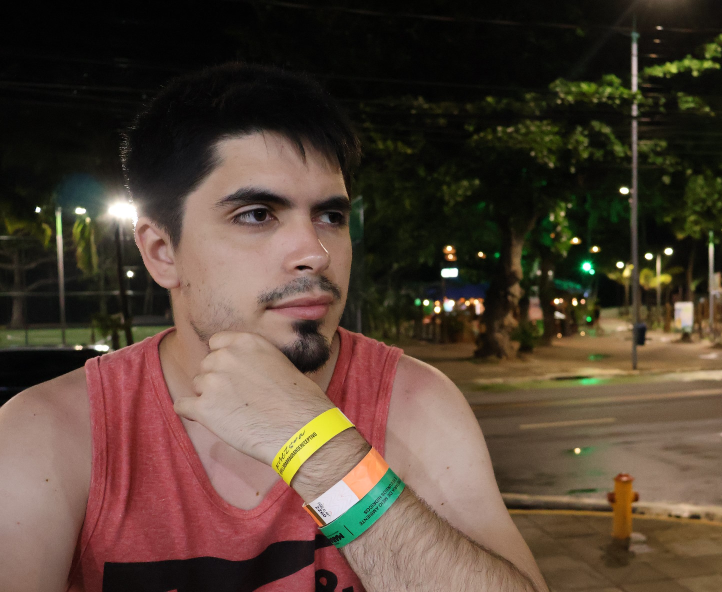
#> input picture ejercicioIntegrador2/sample4.jpg, 1444 x 1184 px (shown at 1/2 size)
$ jupyter execute ejercicioIntegrador2_Entregable.ipynb   (shell and % lines are left out)
#> lines starting #> are read from the running program, lines starting #| are printed output that depends on the picture
<a href="https://colab.research.google.com/github/gimb99/gbgTPDI/blob/develop/ejercicioIntegrador2/ejercicioIntegrador2_Entregable.ipynb" target="_parent"></a>

[cell 1]
# Instalar la versión CORRECTA de OpenCV y luego importar

# Desinstalar primero para evitar conflictos (el -y evita la pregunta de confirmación)

# Instalar la versión que incluye los módulos contrib

# --- IMPORTANTE ---
# Después de ejecutar esta celda, DEBES REINICIAR EL ENTORNO DE EJECUCIÓN.
# En Colab: Ve a "Entorno de ejecución" -> "Reiniciar entorno de ejecución..."
# Luego, vuelve a ejecutar todas las celdas desde el principio.
# ------------------

# Laboratorio Integrador: Detección de Rostros y Puntos Faciales Clave (Landmarks)

**Objetivo:** En esta práctica integradora, aplicaremos y conectaremos dos técnicas importantes de Visión por Computadora que hemos visto:

1.  **Detección de Rostros:** Utilizaremos el método de Haar Cascades para encontrar la ubicación de múltiples caras dentro de una imagen.
2.  **Detección de Landmarks Faciales:** Una vez localizadas las caras, aplicaremos un modelo más avanzado (LBF) para identificar 68 puntos clave específicos en cada rostro (ojos, cejas, nariz, boca, mandíbula).

**Contexto:** Estas técnicas son fundamentales en muchas aplicaciones, desde filtros de redes sociales y sistemas de reconocimiento facial hasta análisis de expresiones o detección de somnolencia en conductores.

**Imagen de Trabajo:** Usaremos una imagen obtenida en unas vacacioens a Maceió con mi pareja. Nada fuera de lo comun pero nos aporta claridad

**¡Manos a la obra!**

## Sección 0: Configuración del Entorno

Antes de comenzar, necesitamos asegurarnos de tener las librerías adecuadas y descargar los archivos necesarios (imagen, modelos pre-entrenados).

### 0.1 Instalación e Importación de Librerías

*   **`opencv-python` (`cv2`):** Librería esencial para visión por computadora.
*   **`opencv-contrib-python`:** Contiene módulos extra de OpenCV, incluyendo `cv2.face` que usaremos para los landmarks. A menudo, instalar este paquete reemplaza o incluye `opencv-python`.
*   **`matplotlib.pyplot` (`plt`):** Para visualizar imágenes dentro del cuaderno.
*   **`numpy` (`np`):** Para manejo eficiente de arrays (las imágenes son arrays).

[cell 2]
# Instalar librerías (si es necesario) y luego importar
# Usamos %%capture para ocultar la salida detallada de la instalación.
#%%capture
#!pip uninstall opencv-python -y # Desinstalar versión base si existe
#!pip install matplotlib opencv-contrib-python # Instalar versión con módulos extra

import cv2
import numpy as np
import matplotlib.pyplot as plt

print("Librerías importadas.")

### 0.2 Descarga de Recursos

Descargaremos:

1.  **Imagen:** `sample4.jpg`.
2.  **Clasificador Haar:** `haarcascade_frontalface_default.xml`. Lo descargaremos directamente del repositorio oficial de OpenCV en GitHub. Este archivo contiene los patrones Haar pre-calculados para detectar rostros frontales.
3.  **Modelo de Landmarks LBF:** `lbfmodel.yaml`. Este es un modelo pre-entrenado específico para el algoritmo LBF (Local Binary Features) de detección de landmarks. (Usaremos el enlace del cuaderno original, ya que es una fuente común para este archivo específico). *Nota: Este archivo es grande (~70Mb) y puede tardar un poco.*

[cell 3]
# Descargar archivos necesarios

# Descargar clasificador Haar desde el repositorio oficial de OpenCV
print("Clasificador Haar descargado.\n")

# Descargar modelo de landmarks LBF (puede tardar)
# Usamos %%capture para ocultar la salida si es muy larga
#%%capture
print("Modelo LBF para landmarks descargado. \n")
print("¡Recursos listos! \n")

### 0.3 Carga Inicial de la Imagen

Cargamos la imagen descargada usando `cv2.imread`.

[cell 4]
# Cargar la imagen original
idImagen = "sample4.jpg"
imgCrudo = cv2.imread(idImagen)
#> imgCrudo is the input picture: shape (1184, 1444, 3); mean B, G, R 53, 65.8, 83.2

if imgCrudo is None:
  print("Error al cargar la imagen ", idImagen ,". Verifica la ruta.")
else:
  print("Imagen original cargada (formato BGR). Dimensiones:", imgCrudo.shape)
#| Imagen original cargada (formato BGR). Dimensiones: (1184, 1444, 3)

## Sección 1: Detección de Rostros con Haar Cascades

**Concepto:** Las Haar Cascades son un método rápido basado en características visuales simples (diferencias de intensidad en patrones tipo Haar) para detectar objetos, en este caso, rostros. El clasificador (`.xml`) contiene una "cascada" de filtros: la imagen pasa por filtros cada vez más específicos, y si falla en uno temprano, se descarta rápidamente, haciendo el proceso eficiente. Funciona mejor en escala de grises.

### 1.1 **Ejercicio 1:** Convertir la Imagen a RGB

OpenCV carga en BGR. Para mostrar con Matplotlib, la convertimos a RGB.

[cell 5]
img = cv2.cvtColor(imgCrudo, cv2.COLOR_BGR2RGB)
plt.axis("off")
plt.imshow(img)

### 1.2 **Ejercicio 2:** Convertir la Imagen a Escala de Grises

El detector Haar necesita la imagen en escala de grises.

[cell 6]
img_gray = cv2.cvtColor(img, cv2.COLOR_BGR2GRAY)
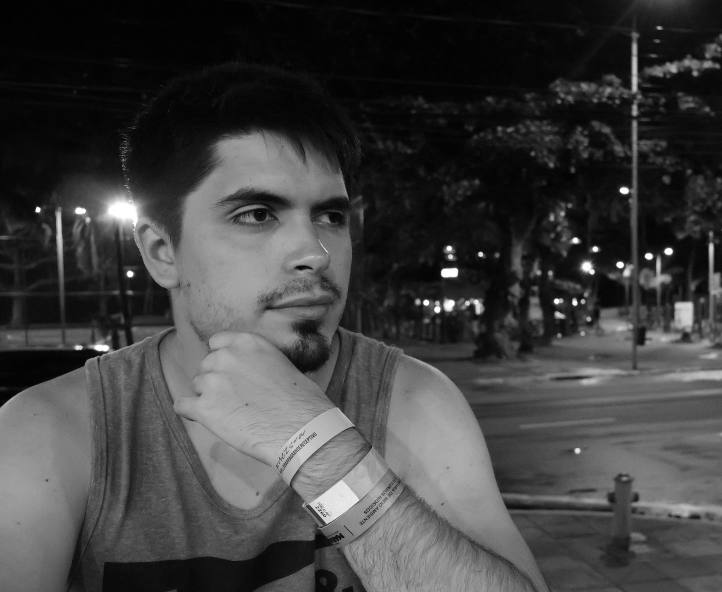
#> img_gray: shape (1184, 1444) (shown at 1/2 size); min 0, max 255, mean 63.9

plt.axis("off")
plt.imshow(img_gray, cmap="gray")

### 1.3 **Ejercicio 3:** Cargar Clasificador y Detectar Rostros

Cargamos el archivo `.xml` y usamos el método `detectMultiScale` sobre la imagen gris. Este método busca caras en diferentes tamaños y devuelve una lista de rectángulos `(x, y, ancho, alto)` por cada cara encontrada.

#### Obtenemos las cascadas de cara detectables

El uso de "cascada" en algoritmos de clasificación (AdaBoost) es un paso pre-existente en la construcción cuando trabajamos con caracteristicas de Haar

En el primer paso, se verifican ciertas caracteristicas. Si el clasificador produce una baja probabilidad de que haya un rostro, el recorte se descarta inmediatamente, evitando malgastar tiempo en regiones de la imagen sin rostro.

Esto es fundamental, ya que típicamente una imagen tendrá muy pocos recortes con presencia de rostros y gastar computo en descartarlos volvería al algoritmo muy lento.

En el caso en que el primer paso produzca una probabilidad buena, se pasa al siguiente clasificador, que, nuevamente, tiene poder de veto sobre el recorte.

[cell 7]
face_cascade = cv2.CascadeClassifier("haarcascade_frontalface_default.xml")
# Aplicamos el detector a la imagen
faces = face_cascade.detectMultiScale(img_gray)
#> faces = [[1190, 138, 84, 84], [348, 258, 468, 468]]

[cell 8]
# Obtenemos una cara
len(faces)
#> Out = 2

En la imagen solo se ve una cara reconocible, pero el algoritmo detectó una cara adicional en alguna de las partes del fondo de la imagen, lo cual puede traernos problemas en el procesamiento.

Esto puede ser ocasionado por la difuminación del fondo

[cell 9]
# El resultado consiste de 4 numeros, los dos primeros especificando
# la esquina superior izquierda de la region en la que se detectó un restros
# Y los siguiente el ancho y el alto de la region

x, y, w, h = faces[1]
#> x = 348; y = 258; w = 468; h = 468

### 1.4 **Ejercicio 4:** Dibujar Bounding Boxes y Nombres

Visualizamos los resultados dibujando rectángulos y nombres sobre la imagen RGB.

**Tarea:** Dibuja la bounding box de la cara en rojo. Añade su nombre encima.

Tomamos como faces[1] la cara real

[cell 10]
# Lo graficamos usando cv2.rectangle
imgRectangles = img
rectZonesFrom = (x, y)
#> rectZonesFrom = (348, 258)
rectZonesTo = (x+w, y+h)
#> rectZonesTo = (816, 726)
rectColor = (255, 0, 0)
rectThickness = 3
cv2.rectangle(imgRectangles, rectZonesFrom, rectZonesTo, rectColor, rectThickness)

txtLabel = "Gonzalo"
txtPosition = (750, 250)
txtFont = cv2.FONT_HERSHEY_SIMPLEX
txtSize = 1.2
txtColor = (255, 255, 255)
txtThickness = 2
cv2.putText(imgRectangles, txtLabel, txtPosition, txtFont, txtSize, txtColor, txtThickness)
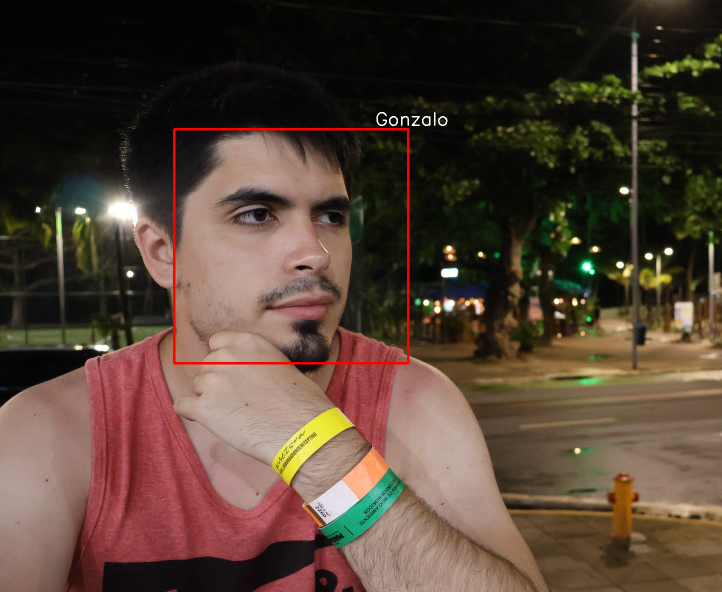
#> imgRectangles: shape (1184, 1444, 3) (shown at 1/2 size); mean R, G, B 84.3, 65.6, 52.9

plt.axis("off")
plt.imshow(imgRectangles); # [:, :, [2, 1, 0]]

$ run again, with ejercicioIntegrador2/sample2.jpg copied over ejercicioIntegrador2/sample4.jpg
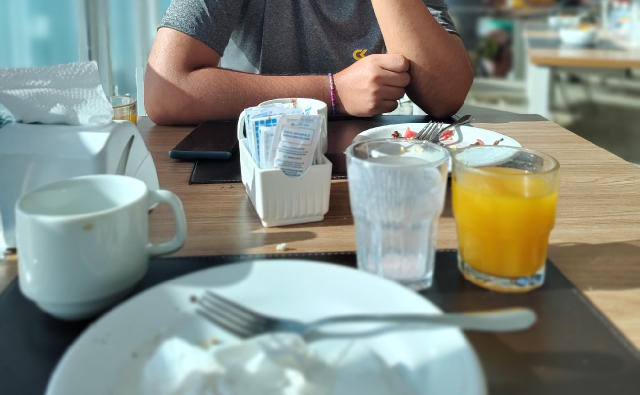
#> input picture ejercicioIntegrador2/sample2.jpg, 1280 x 790 px (shown at 1/2 size)
#> imgCrudo is the input picture: shape (790, 1280, 3); mean B, G, R 130.7, 140.5, 133.9
#| Imagen original cargada (formato BGR). Dimensiones: (790, 1280, 3)
#> `img_gray = cv2.cvtColor(img, cv2.COLOR_BGR2GRAY)`:
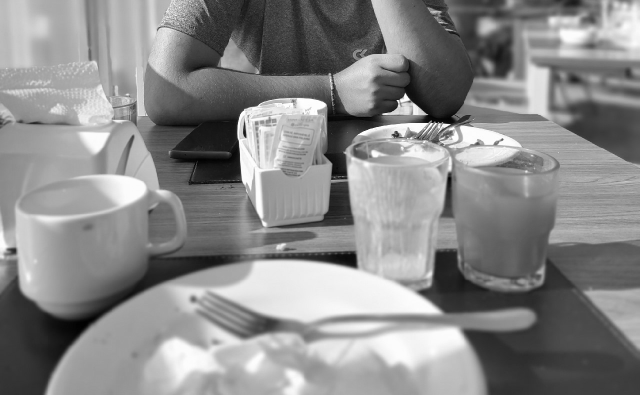
#> img_gray: shape (790, 1280) (shown at 1/2 size); min 0, max 255, mean 136.8
#> faces = ()
#> Out = 0
